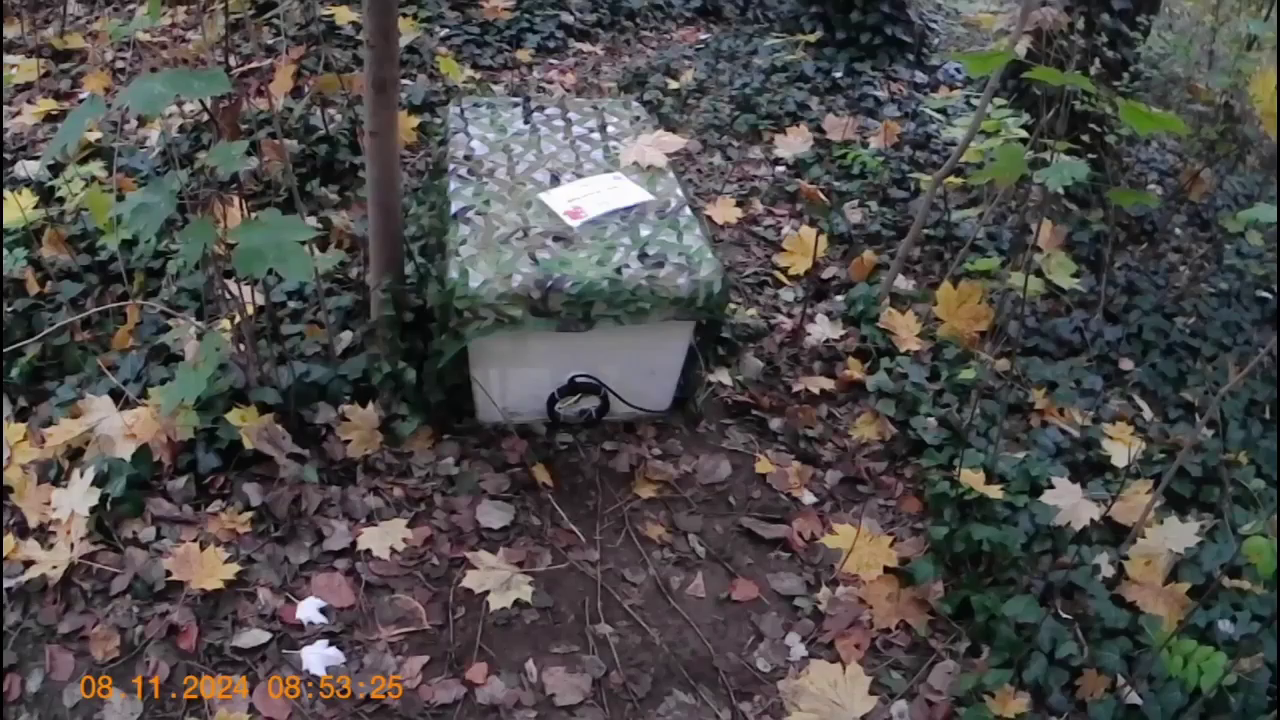
#> input picture frame 30 of sector_analysis/sam_outside.mp4, 1280 x 720 px, given in place of snippet1.mp4, which was not available
$ python background_subtraction.py
#> lines starting #> are read from the running program, lines starting #| are printed output that depends on the picture; after the words box and inside, x2 and y2 are one past the last pixel; in counts of white or black regions, pixels touching at a corner belong together; pictures that were not available may be replaced by others from this repository, and a replacement may not be noted
import cv2
import numpy as np
import matplotlib.pyplot as plt

video_path = "./snippet1.mp4"
output_path = "processed_video.mp4"

cap = cv2.VideoCapture(video_path)
if not cap.isOpened():
    raise IOError("Cannot open video.")

# Read the first frame to get original dimensions
ret, frame = cap.read()
#> frame is the input picture: shape (720, 1280, 3); mean B, G, R 74.4, 75.7, 78.2
if not ret:
    raise IOError("Cannot read the first frame.")

original_height, original_width = frame.shape[:2]
#> original_height = 720; original_width = 1280

# Desired display width
display_width = 600
display_height = int(original_height * (display_width / original_width))
#> display_height = 337

# VideoWriter (width*2 because we stack two frames side by side)
fourcc = cv2.VideoWriter_fourcc(*'mp4v')
fps = cap.get(cv2.CAP_PROP_FPS)
out = cv2.VideoWriter(output_path, fourcc, fps, (display_width*2, display_height))

backSub = cv2.createBackgroundSubtractorMOG2(history=4000, varThreshold=50, detectShadows=True)

changed_counts = []
min_area = 2000

# Reset capture to start
cap.set(cv2.CAP_PROP_POS_FRAMES, 0)

while True:
    ret, frame = cap.read()
    if not ret:
        break

    gray = cv2.cvtColor(frame, cv2.COLOR_BGR2GRAY)
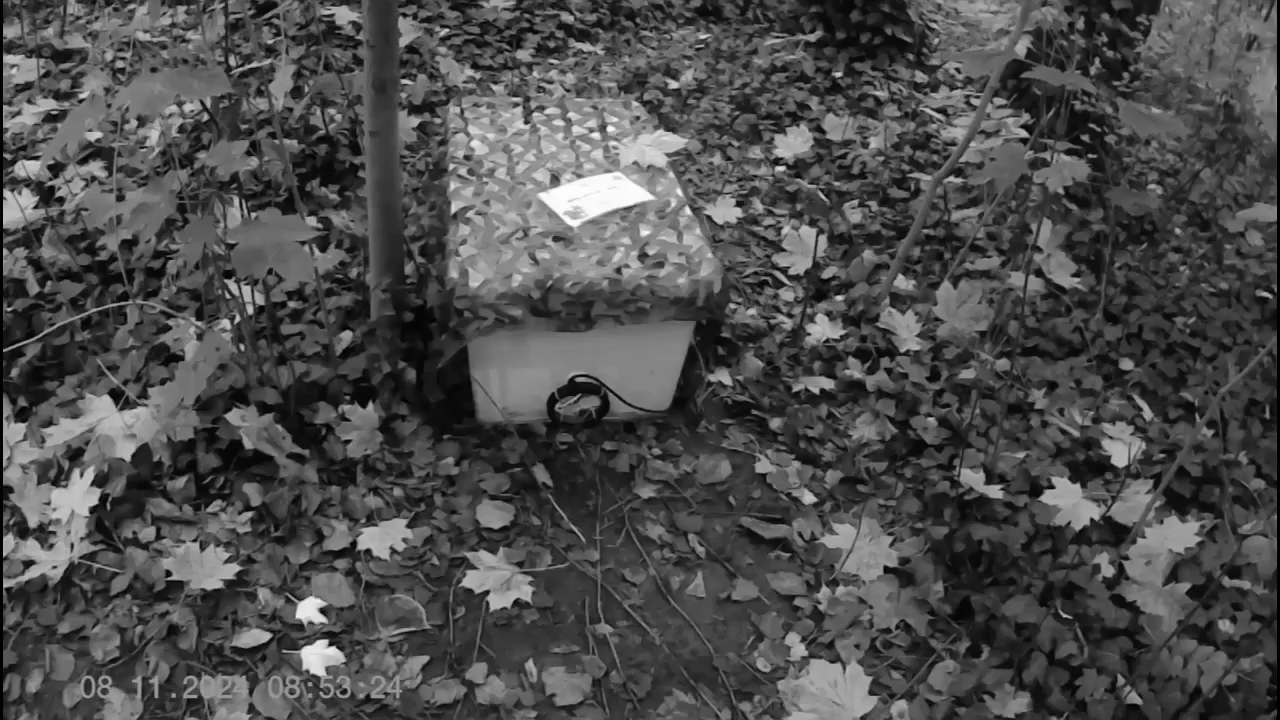
#> gray: shape (720, 1280); min 0, max 255, mean 76.2
    fg_mask = backSub.apply(gray)
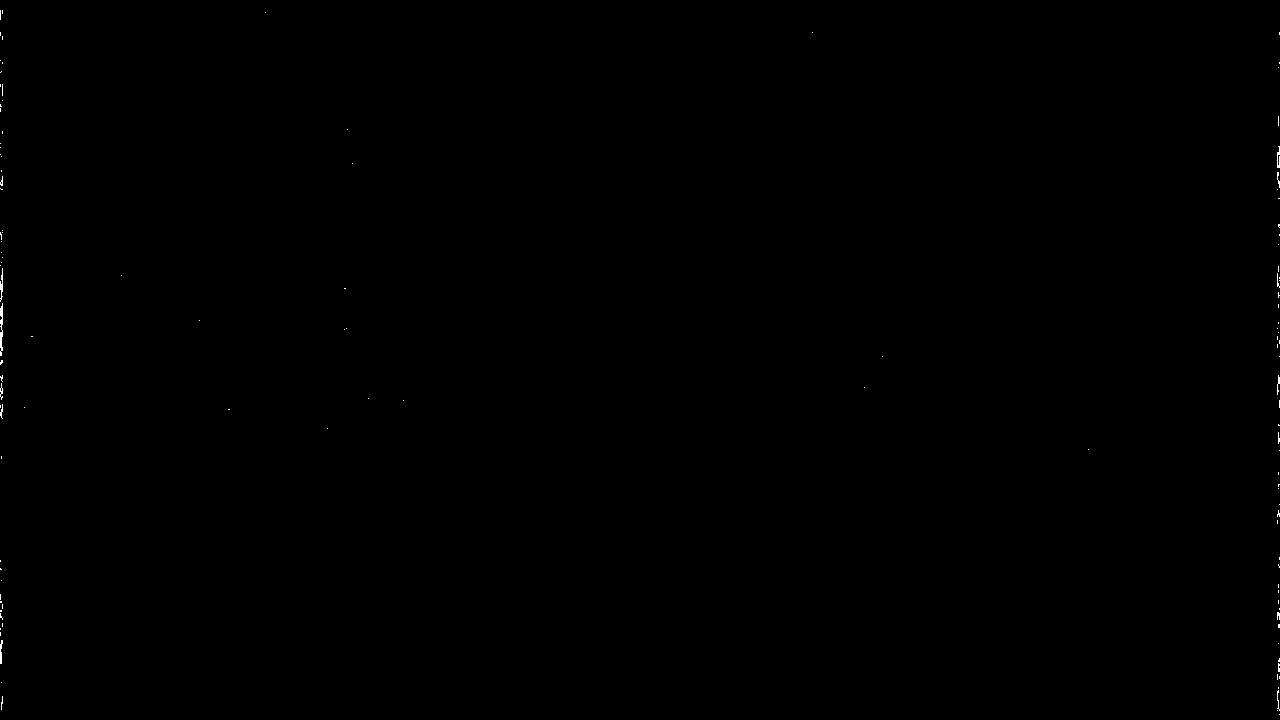
#> fg_mask: shape (720, 1280); values 127 (black) and 255 (white), 0.09% white in thin lines or dots

    # noise reduction
    fg_mask = cv2.medianBlur(fg_mask, 5)
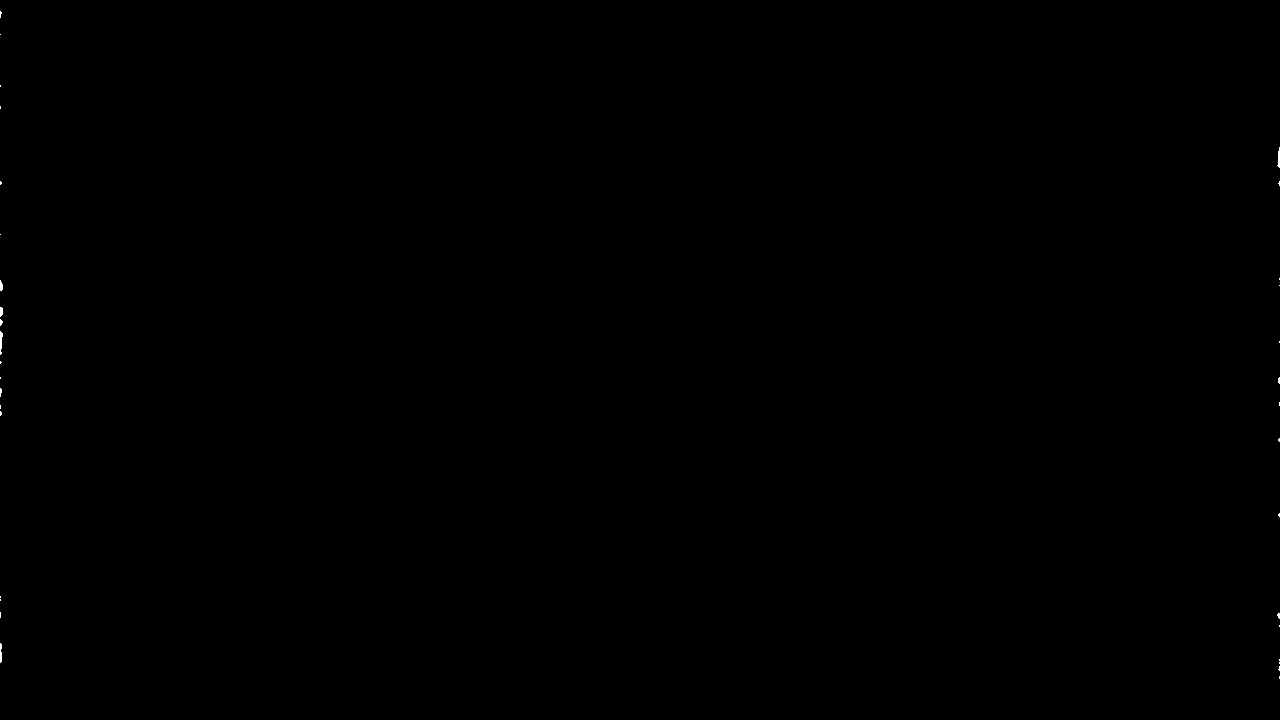
#> fg_mask: shape (720, 1280); values 127 (black) and 255 (white), 0.03% white; 34 white regions (29 under 20 px), largest, box (x1, y1, x2, y2) and area: (0, 331, 3, 355) 47, (1277, 147, 1280, 168) 38, (0, 643, 2, 663) 35, (0, 280, 3, 291) 26, (0, 307, 3, 317) 26
    _, fg_mask = cv2.threshold(fg_mask, 200, 255, cv2.THRESH_BINARY)
#> fg_mask: shape (720, 1280); 0.03% white; 34 white regions (29 under 20 px)

    changed_pixels = np.sum(fg_mask > 0)
#> changed_pixels = 316
    changed_counts.append(changed_pixels)

    # find contours
    contours, _ = cv2.findContours(fg_mask, cv2.RETR_EXTERNAL, cv2.CHAIN_APPROX_SIMPLE)
#> contours = 34 contours, 33 with area under 20; largest, box (x1, y1, x2, y2) and area: (0, 331, 3, 355) 23

    # bounding box for largest contour
    largest_cnt = None
    max_area = 0
    for cnt in contours:
        area = cv2.contourArea(cnt)
        if area > min_area and area > max_area:
            max_area = area
            largest_cnt = cnt
#> this loop made 34 passes
#> area on pass 21: 23
#> after the loop, max_area = 0

    # convert to color for display
    gray_col = cv2.cvtColor(gray, cv2.COLOR_GRAY2BGR)
    fg_col = cv2.cvtColor(fg_mask, cv2.COLOR_GRAY2BGR)

    filled_mask = np.zeros_like(fg_mask)
    cv2.drawContours(filled_mask, contours, -1, 255, thickness=-1)
    fg_col = cv2.cvtColor(filled_mask, cv2.COLOR_GRAY2BGR)


    # draw bounding box on both frames
    if largest_cnt is not None:
        x, y, w, h = cv2.boundingRect(largest_cnt)
        cv2.rectangle(gray_col, (x, y), (x+w, y+h), (0, 255, 0), 2)
        cv2.rectangle(fg_col, (x, y), (x+w, y+h), (0, 255, 0), 2)

    # Resize frames for display
    gray_col = cv2.resize(gray_col, (display_width, display_height))
#> gray_col: shape (337, 600, 3)
    fg_col = cv2.resize(fg_col, (display_width, display_height))
#> fg_col: shape (337, 600, 3)

    # Add labels
    cv2.putText(gray_col, "GRAY", (20, 50), cv2.FONT_HERSHEY_SIMPLEX, 1, (255,255,255), 2)
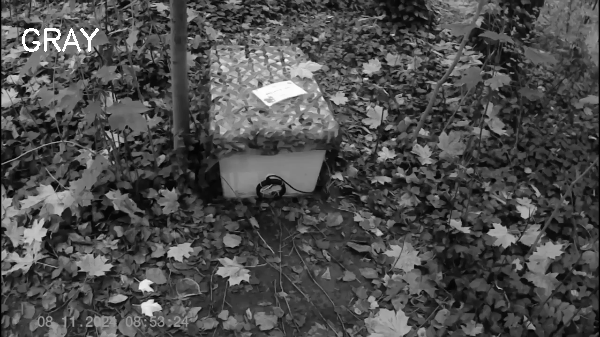
#> gray_col: shape (337, 600, 3); min 0, max 255, mean 76.5
    cv2.putText(fg_col, "MOG2 BS", (20, 50), cv2.FONT_HERSHEY_SIMPLEX, 1, (255,255,255), 2)
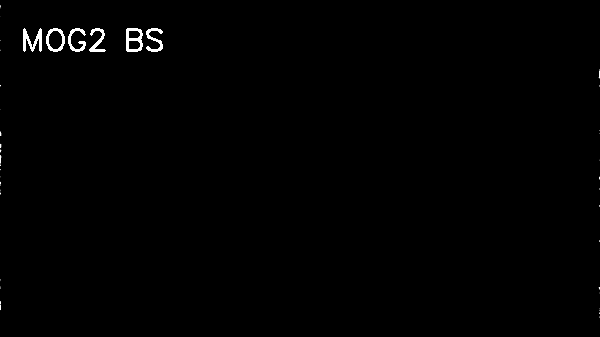
#> fg_col: shape (337, 600, 3); min 0, max 255, mean 1.5

    # Combine side by side
    combined = np.hstack((gray_col, fg_col))
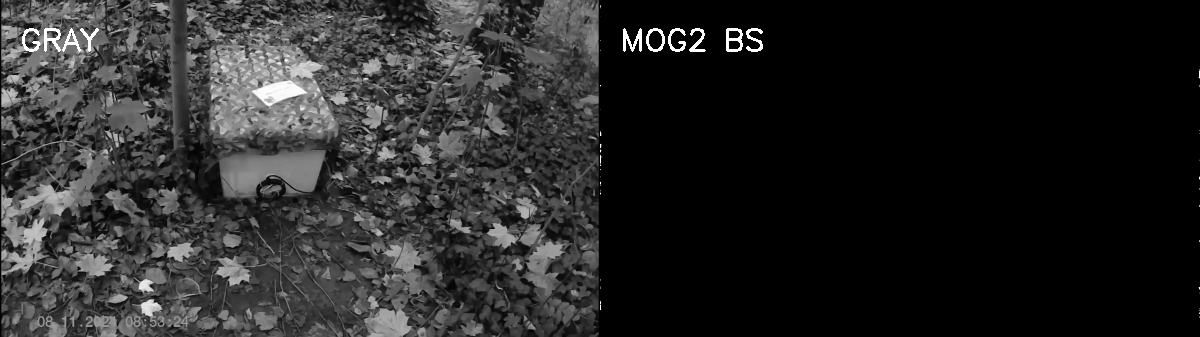
#> combined: shape (337, 1200, 3); min 0, max 255, mean 39

    # Show and write frame
    cv2.imshow("squirrel tracking", combined)
    out.write(combined)

    if cv2.waitKey(1) & 0xFF == ord('q'):
#> (key q is pressed here)
        break

cap.release()
out.release()
cv2.destroyAllWindows()

# Plot movement intensity
plt.figure(figsize=(12, 4))
plt.plot(changed_counts, linewidth=1)
plt.xlabel("Frame Index")
plt.ylabel("Changed Pixels")
plt.title("Movement Intensity per Frame (Background Subtraction)")
plt.grid(True)
plt.savefig("movement_intensity_background_subtraction.png", dpi=300)
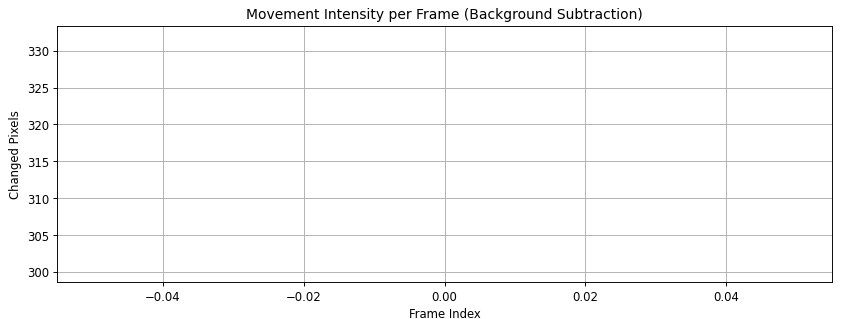
#> figure drawn by matplotlib, 1 panel

$ run again, starting later in the video
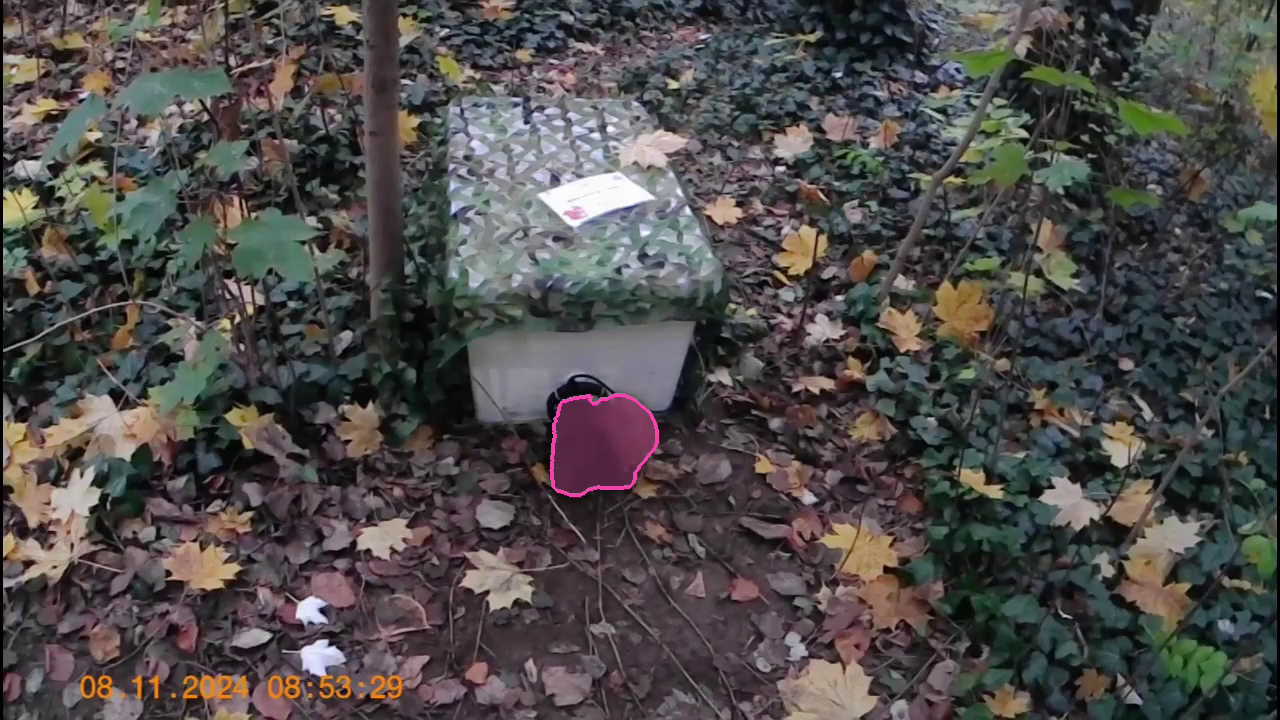
#> input picture frame 135 of sector_analysis/sam_outside.mp4, 1280 x 720 px, given in place of snippet1.mp4, which was not available
#> frame is the input picture: shape (720, 1280, 3); mean B, G, R 74.6, 75.5, 78.8
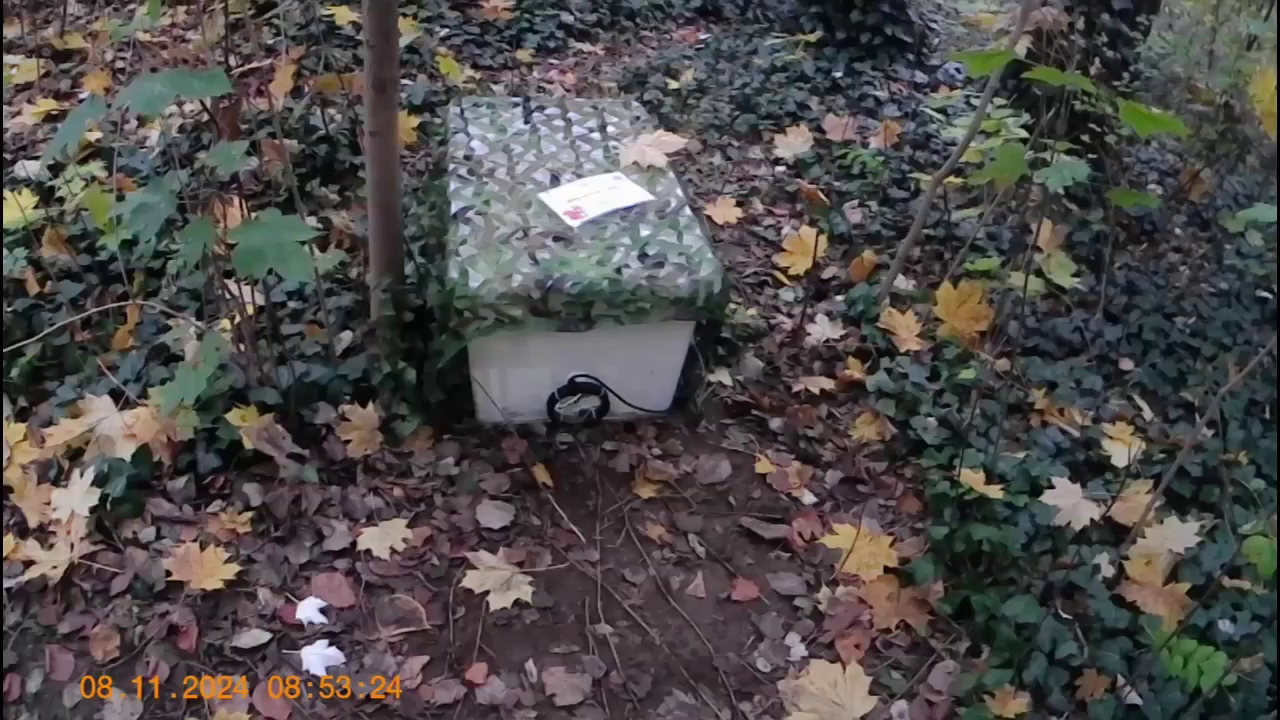
#> input picture frame 0 of sector_analysis/sam_outside.mp4, 1280 x 720 px, given in place of snippet1.mp4, which was not available
#> frame is the input picture: shape (720, 1280, 3); mean B, G, R 74.8, 75.3, 78.6
#> changed_pixels = 316
#> contours = 34 contours, 33 with area under 20; largest, box (x1, y1, x2, y2) and area: (0, 331, 3, 355) 23
#> the loop `for cnt in contours:` made 34 passes
#> area on pass 21: 23
#> after the loop `for cnt in contours:`: max_area = 0
